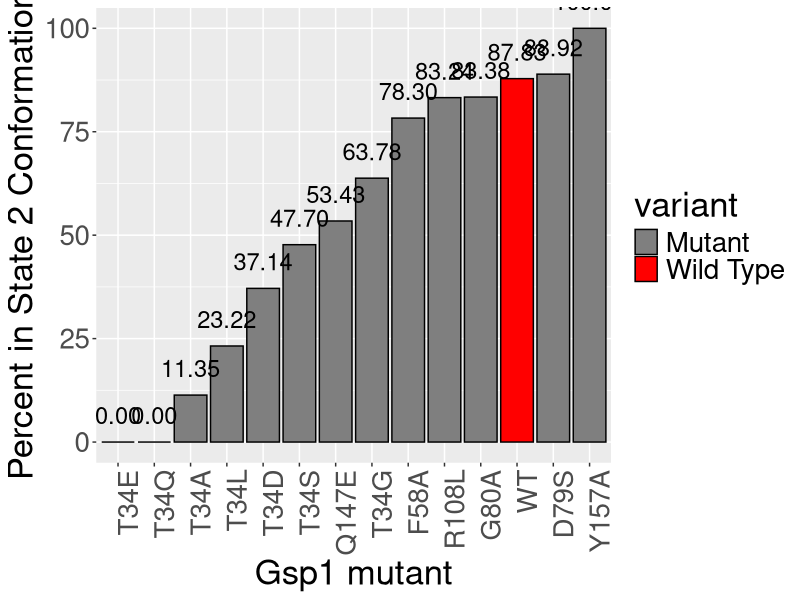
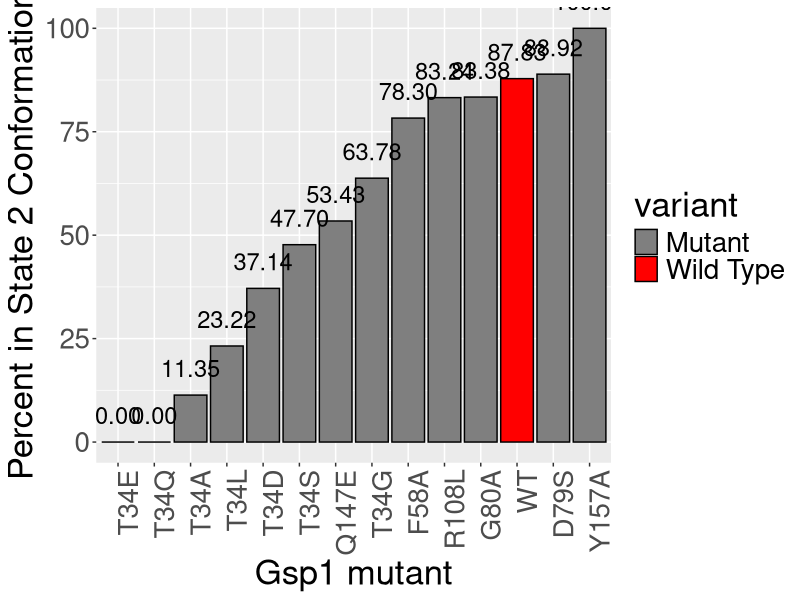

Recreate these plots in R, in order.
library(tidyverse)

nmr_raw_data <- as.tibble(read_delim('hierarchical_clustering_of_parameters/20190204_nmr_data.csv', delim = ','))

experiments.to.ignore <- c(1,4,19,8,3,7,13,2)
data.to.plot <- nmr_raw_data %>%
    filter(!experiment_id %in% experiments.to.ignore)

write_tsv(data.to.plot, path = "hierarchical_clustering_of_parameters/NMR_data_clean.txt")
ggplot(data.to.plot, aes(reorder(gsp1_mutation, gamma2_percent), gamma2_percent, 
                fill = factor(ifelse(gsp1_mutation == "WT","Wild Type", "Mutant")))) +
    geom_bar(color = "black", stat = "identity") +
    scale_fill_manual(name = "variant", values = c("grey50","red")) + 
    geom_text(aes(label = sprintf("%0.2f", round(gamma2_percent, digits = 2))), vjust=-1, size = 6) +
    xlab("Gsp1 mutant") +
    ylab("Percent in State 2 Conformation") +
    ylim(0,100) +
    theme(text = element_text(size=25),
    axis.text.x = element_text(angle = 90, hjust = 1))
ggsave("hierarchical_clustering_of_parameters/NMR_gamma2_percents.pdf", height = 10, width = 15)
